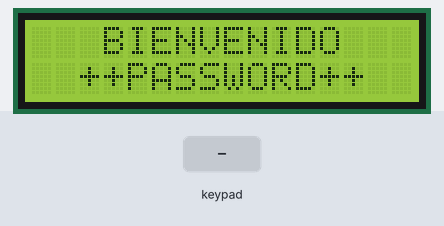
A sketch run on a simulated Arduino Uno, built with avr-gcc and run on an emulated ATmega328P. Parts: 16×2 character LCD. Inputs (shaded band) come from the test bench. What the sketch prints to the serial monitor is not drawn.

Above: at 1.2 s.
1.3 s: keypad keys 1 2 3 4 pressed 0.4 s apart
At 3.7 s:
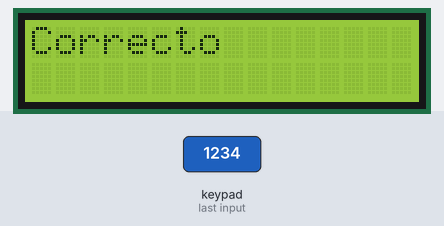
4.4 s: keypad keys 2 3 4 5 # pressed 0.4 s apart
At 6.4 s:
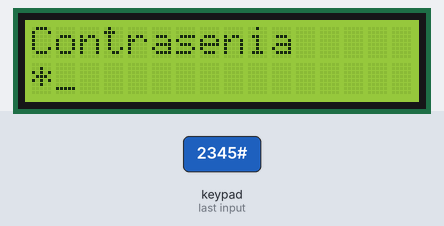
7.9 s: key 'A' pressed
At 8.9 s:
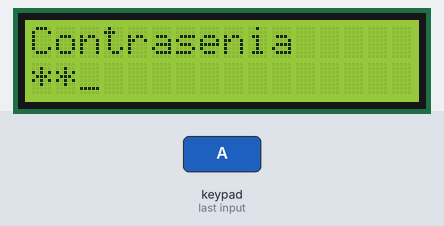
9.4 s: key '1' pressed
At 10.0 s:
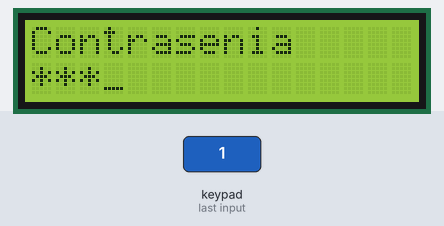
10.9 s: key '2' pressed
At 12.1 s:
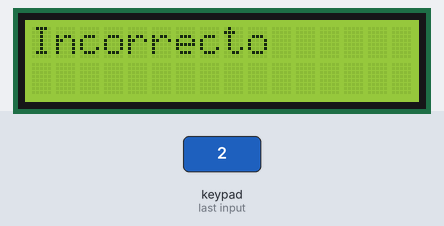
12.4 s: keypad keys 1 2 3 4 * pressed 0.4 s apart
At 14.9 s:
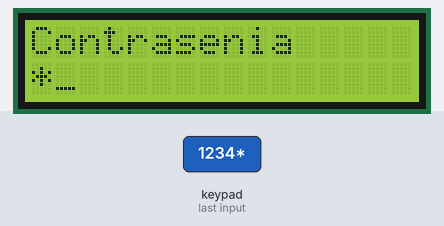
Timing chart, 0 to 16.4 s (numbered marks = the images above; inputs shaded):
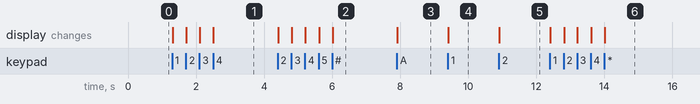

Measured:
- after the input at 1.3 s, the display: first changes at once (image 1 shows a later state)
- after the input at 4.4 s, the display: changes at once (image 2)
- after the input at 7.9 s, the display: changes at once (image 3)
- after the input at 9.4 s, the display: changes at once (image 4)
- after the input at 10.9 s, the display: changes at once (image 5)
- after the input at 12.4 s, the display: changes at once (image 6)

The sketch:

Teclado_Matricial.ino
```cpp
#include <Keypad.h>
#include <LiquidCrystal.h>

/*                          Universidad Tecnica del Norte
 *                           FICA - CIERCOM
 *                           Alejandro Ortega
 *
 *      Funcionamiento del teclado matricial y validar la una contraseña de 4 dígitos visualizado en una lcd.
 *
*/
const byte ROWS=4;
const byte COLS=4;
char keys [ROWS][COLS]={
  {'1','2','3','A'},
  {'4','5','6','B'},
  {'7','8','9','C'},
  {'*','8','#','D'}
  };
byte rowPins[ROWS]={2,3,4,5};
byte colPins[COLS]={6,7,8,9};

LiquidCrystal lcd (A0,A1,13,12,11,10);

Keypad teclado = Keypad( makeKeymap(keys),rowPins,colPins,ROWS,COLS);
String tecla;
String pass="1234";
int tam;
String aa="";

void setup() {
Serial.begin(9600);
lcd.begin(16,2);
  lcd.setCursor(0,0);
  lcd.print("   BIENVENIDO");
  lcd.setCursor(0,1);
  lcd.print("  ++PASSWORD++");
}

void loop() {
tecla =teclado.getKey();
if(tecla != ""){
  lcd.setCursor(0,0);
  lcd.print("               ");
  lcd.setCursor(0,1);
  lcd.print("               ");
  aa=aa+tecla;
  tecla="";
  tam=aa.length();
  Serial.println(aa);
  con(tam);
  }
}

void con(int i){
  switch(i){

    case 1:
    lcd.setCursor(0,0);
    lcd.print("Contrasenia");
    lcd.setCursor(0,1);
    lcd.print("*_");
    break;

    case 2:
    lcd.setCursor(0,0);
    lcd.print("Contrasenia");
    lcd.setCursor(0,1);
    lcd.print("**_");
    break;

    case 3:
    lcd.setCursor(0,0);
    lcd.print("Contrasenia");
    lcd.setCursor(0,1);
    lcd.print("***_");
    break;

    case 4:
     if(aa.equals(pass)){
        lcd.setCursor(0,0);
        lcd.print("Correcto");
        delay(200);
        aa="";
        }
      else{
        lcd.setCursor(0,0);
        lcd.print("Incorrecto");
        delay(200);
        aa="";
    }
      break;
  }}
```
